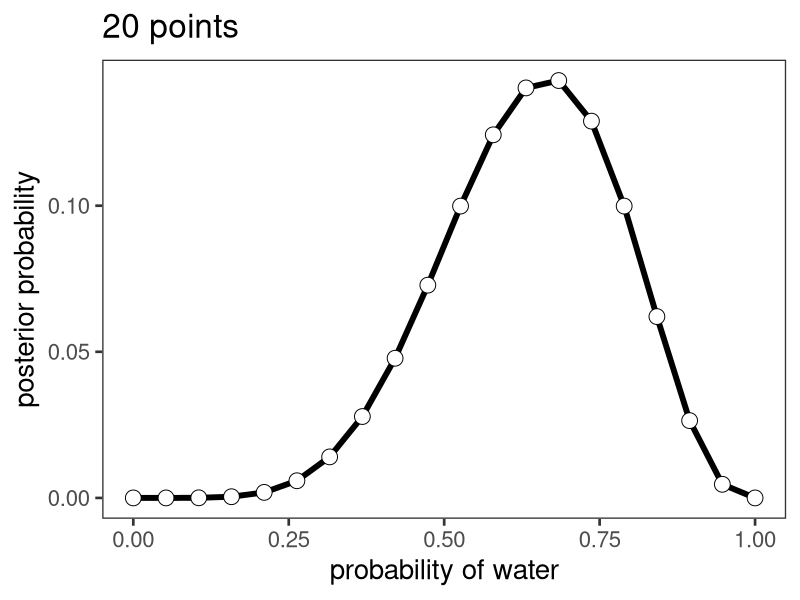

Write the R code that produced this figure.
# =============================================================================
#### Info #### 
# =============================================================================
# binomial globe example
#
# Lei Zhang 
# lei.zhang@univie.ac.at
#
# Adapted from McElreath, 2016

# =============================================================================
#### Grid Approximation #### 
# =============================================================================
# inits
theta_start <- 0
theta_end   <- 1
n_grid  <- 20
w <- 6
N <- 9

# define grid
theta_grid <- seq( from = theta_start , to = theta_end , length.out = n_grid )

# define prior
prior <- rep(1 , n_grid)

# compute likelihood at each value in grid
likelihood <- dbinom(w , size = N , prob = theta_grid )

# compute product of likelihood and prior
unstd.posterior <- likelihood * prior

# standardize the posterior, so it sums to 1
posterior <- unstd.posterior / sum(unstd.posterior)

# =============================================================================
#### Plot #### 
# =============================================================================
library(ggplot2)

myconfig <- theme_bw(base_size = 20) +
    theme(panel.grid.major = element_blank(),
          panel.grid.minor = element_blank(),
          panel.background = element_blank() )

df <- data.frame(theta_grid=theta_grid, posterior=posterior)

g <- ggplot(df, aes(theta_grid, posterior))
g <- g + geom_line(size = 2) + geom_point(size = 5, shape = 21, fill='white')
g <- g + myconfig + labs(x = 'probability of water', 
                         y = 'posterior probability', title = paste0(as.character(n_grid),' points'))
print(g)
